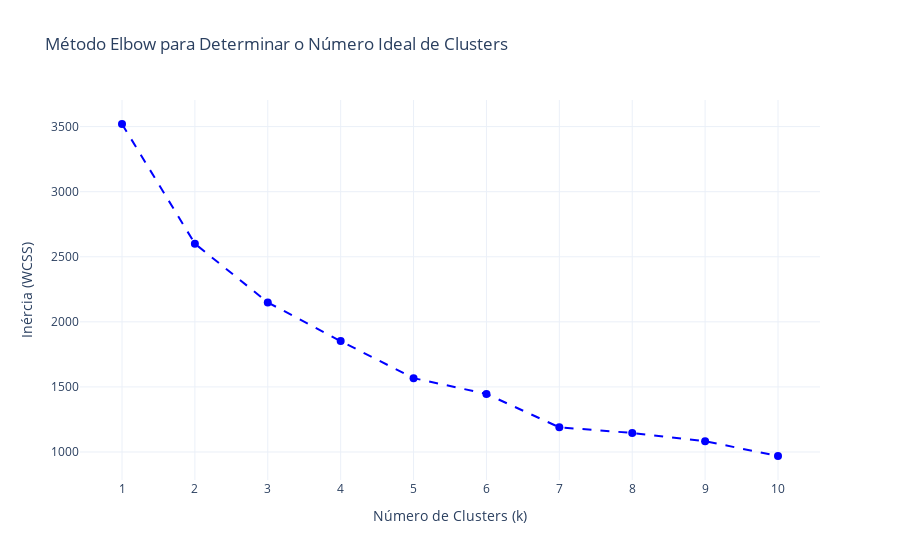

Notebook cell for this chart:
### Markdown cell above
## 5. Método elbow
---------------------------

### Code cell
from sklearn.cluster import KMeans
import plotly.graph_objects as go

# Calculando a inércia para diferentes números de clusters (1 a 10)
inertia_values = []
k_values = range(1, 11)

for k in k_values:
    kmeans = KMeans(n_clusters=k, random_state=42)
    kmeans.fit(X_scaled)
    inertia_values.append(kmeans.inertia_)
    
fig = go.Figure()

fig.add_trace(go.Scatter(
    x=list(k_values),
    y=inertia_values,
    mode='lines+markers',
    marker=dict(color='blue', size=8),
    line=dict(dash='dash', color='blue'),
    name='Inércia (WCSS)'
))

fig.update_layout(
    title='Método Elbow para Determinar o Número Ideal de Clusters',
    xaxis_title='Número de Clusters (k)',
    yaxis_title='Inércia (WCSS)',
    template='plotly_white',
    xaxis=dict(tickmode='linear', tick0=1, dtick=1),
    yaxis=dict(showgrid=True)
)

fig.show()

### Figure 1 — Plotly figure (JSON) as saved in the notebook; plotly's stock layout.template omitted (floating-point values rounded to 4 significant figures)
{"data": [{"line": {"color": "blue", "dash": "dash"}, "marker": {"color": "blue", "size": 8}, "mode": "lines+markers", "name": "Inércia (WCSS)", "type": "scatter", "x": [1, 2, 3, 4, 5, 6, 7, 8, 9, 10], "y": [3520.0, 2600.0, 2149.0, 1852.0, 1567.0, 1446.0, 1189.0, 1146.0, 1083.0, 969.2]}], "layout": {"title": {"text": "Método Elbow para Determinar o Número Ideal de Clusters"}, "xaxis": {"dtick": 1, "tick0": 1, "tickmode": "linear", "title": {"text": "Número de Clusters (k)"}}, "yaxis": {"showgrid": true, "title": {"text": "Inércia (WCSS)"}}}}
